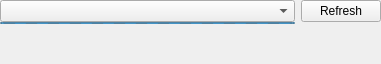
<?xml version="1.0" encoding="UTF-8"?>
<ui version="4.0">
 <class>YubiKeyEditWidget</class>
 <widget class="QWidget" name="YubiKeyEditWidget">
  <property name="geometry">
   <rect>
    <x>0</x>
    <y>0</y>
    <width>381</width>
    <height>64</height>
   </rect>
  </property>
  <layout class="QVBoxLayout" name="verticalLayout">
   <property name="leftMargin">
    <number>0</number>
   </property>
   <property name="topMargin">
    <number>0</number>
   </property>
   <property name="rightMargin">
    <number>0</number>
   </property>
   <property name="bottomMargin">
    <number>0</number>
   </property>
   <item>
    <layout class="QGridLayout" name="gridLayout_4">
     <property name="verticalSpacing">
      <number>0</number>
     </property>
     <item row="0" column="1">
      <widget class="QPushButton" name="buttonRedetectYubikey">
       <property name="text">
        <string>Refresh</string>
       </property>
      </widget>
     </item>
     <item row="0" column="0">
      <widget class="QComboBox" name="comboChallengeResponse">
       <property name="sizePolicy">
        <sizepolicy hsizetype="Expanding" vsizetype="Fixed">
         <horstretch>0</horstretch>
         <verstretch>0</verstretch>
        </sizepolicy>
       </property>
      </widget>
     </item>
     <item row="1" column="0">
      <widget class="QProgressBar" name="yubikeyProgress">
       <property name="maximumSize">
        <size>
         <width>16777215</width>
         <height>2</height>
        </size>
       </property>
       <property name="maximum">
        <number>0</number>
       </property>
       <property name="value">
        <number>-1</number>
       </property>
       <property name="textVisible">
        <bool>false</bool>
       </property>
      </widget>
     </item>
    </layout>
   </item>
   <item>
    <spacer name="verticalSpacer">
     <property name="orientation">
      <enum>Qt::Vertical</enum>
     </property>
     <property name="sizeHint" stdset="0">
      <size>
       <width>20</width>
       <height>0</height>
      </size>
     </property>
    </spacer>
   </item>
  </layout>
 </widget>
 <resources/>
 <connections/>
</ui>
